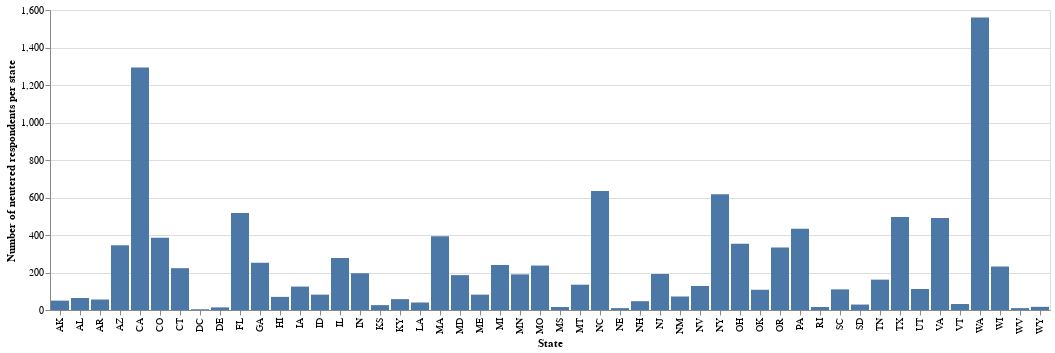

Notebook source saved alongside this figure:
### Code cell
source = state_neutered_df

alt.Chart(source).mark_bar().encode(
    x=alt.X('oc_primary_residence_state', title = 'State'),
    y=alt.Y('dd_spayed_or_neutered_encoded', title = 'Number of neutered respondents per state')
)

### Figure 1 — Vega-Lite specification as saved in the notebook (floating-point values rounded to 4 significant figures)
{"config": {"view": {"continuousWidth": 400, "continuousHeight": 300}}, "data": {"name": "data-1968aa8be5c0ec9dc11cacbb098cfba7"}, "mark": "bar", "encoding": {"x": {"field": "oc_primary_residence_state", "title": "State", "type": "nominal"}, "y": {"field": "dd_spayed_or_neutered_encoded", "title": "Number of neutered respondents per state", "type": "quantitative"}}, "$schema": "https://vega.github.io/schema/vega-lite/v4.17.0.json", "datasets": {"data-1968aa8be5c0ec9dc11cacbb098cfba7": [{"oc_primary_residence_state": "AK", "dd_spayed_or_neutered_encoded": 50}, {"oc_primary_residence_state": "AL", "dd_spayed_or_neutered_encoded": 64}, {"oc_primary_residence_state": "AR", "dd_spayed_or_neutered_encoded": 56}, {"oc_primary_residence_state": "AZ", "dd_spayed_or_neutered_encoded": 346}, {"oc_primary_residence_state": "CA", "dd_spayed_or_neutered_encoded": 1294}, {"oc_primary_residence_state": "CO", "dd_spayed_or_neutered_encoded": 385}, {"oc_primary_residence_state": "CT", "dd_spayed_or_neutered_encoded": 223}, {"oc_primary_residence_state": "DC", "dd_spayed_or_neutered_encoded": 4}, {"oc_primary_residence_state": "DE", "dd_spayed_or_neutered_encoded": 14}, {"oc_primary_residence_state": "FL", "dd_spayed_or_neutered_encoded": 518}, {"oc_primary_residence_state": "GA", "dd_spayed_or_neutered_encoded": 252}, {"oc_primary_residence_state": "HI", "dd_spayed_or_neutered_encoded": 70}, {"oc_primary_residence_state": "IA", "dd_spayed_or_neutered_encoded": 125}, {"oc_primary_residence_state": "ID", "dd_spayed_or_neutered_encoded": 82}, {"oc_primary_residence_state": "IL", "dd_spayed_or_neutered_encoded": 278}, {"oc_primary_residence_state": "IN", "dd_spayed_or_neutered_encoded": 196}, {"oc_primary_residence_state": "KS", "dd_spayed_or_neutered_encoded": 26}, {"oc_primary_residence_state": "KY", "dd_spayed_or_neutered_encoded": 58}, {"oc_primary_residence_state": "LA", "dd_spayed_or_neutered_encoded": 40}, {"oc_primary_residence_state": "MA", "dd_spayed_or_neutered_encoded": 394}, {"oc_primary_residence_state": "MD", "dd_spayed_or_neutered_encoded": 186}, {"oc_primary_residence_state": "ME", "dd_spayed_or_neutered_encoded": 82}, {"oc_primary_residence_state": "MI", "dd_spayed_or_neutered_encoded": 240}, {"oc_primary_residence_state": "MN", "dd_spayed_or_neutered_encoded": 190}, {"oc_primary_residence_state": "MO", "dd_spayed_or_neutered_encoded": 237}, {"oc_primary_residence_state": "MS", "dd_spayed_or_neutered_encoded": 16}, {"oc_primary_residence_state": "MT", "dd_spayed_or_neutered_encoded": 135}, {"oc_primary_residence_state": "NC", "dd_spayed_or_neutered_encoded": 635}, {"oc_primary_residence_state": "NE", "dd_spayed_or_neutered_encoded": 10}, {"oc_primary_residence_state": "NH", "dd_spayed_or_neutered_encoded": 47}, {"oc_primary_residence_state": "NJ", "dd_spayed_or_neutered_encoded": 192}, {"oc_primary_residence_state": "NM", "dd_spayed_or_neutered_encoded": 72}, {"oc_primary_residence_state": "NV", "dd_spayed_or_neutered_encoded": 128}, {"oc_primary_residence_state": "NY", "dd_spayed_or_neutered_encoded": 617}, {"oc_primary_residence_state": "OH", "dd_spayed_or_neutered_encoded": 353}, {"oc_primary_residence_state": "OK", "dd_spayed_or_neutered_encoded": 108}, {"oc_primary_residence_state": "OR", "dd_spayed_or_neutered_encoded": 333}, {"oc_primary_residence_state": "PA", "dd_spayed_or_neutered_encoded": 434}, {"oc_primary_residence_state": "RI", "dd_spayed_or_neutered_encoded": 16}, {"oc_primary_residence_state": "SC", "dd_spayed_or_neutered_encoded": 110}, {"oc_primary_residence_state": "SD", "dd_spayed_or_neutered_encoded": 29}, {"oc_primary_residence_state": "TN", "dd_spayed_or_neutered_encoded": 162}, {"oc_primary_residence_state": "TX", "dd_spayed_or_neutered_encoded": 496}, {"oc_primary_residence_state": "UT", "dd_spayed_or_neutered_encoded": 112}, {"oc_primary_residence_state": "VA", "dd_spayed_or_neutered_encoded": 491}, {"oc_primary_residence_state": "VT", "dd_spayed_or_neutered_encoded": 32}, {"oc_primary_residence_state": "WA", "dd_spayed_or_neutered_encoded": 1560}, {"oc_primary_residence_state": "WI", "dd_spayed_or_neutered_encoded": 232}, {"oc_primary_residence_state": "WV", "dd_spayed_or_neutered_encoded": 10}, {"oc_primary_residence_state": "WY", "dd_spayed_or_neutered_encoded": 17}]}}
